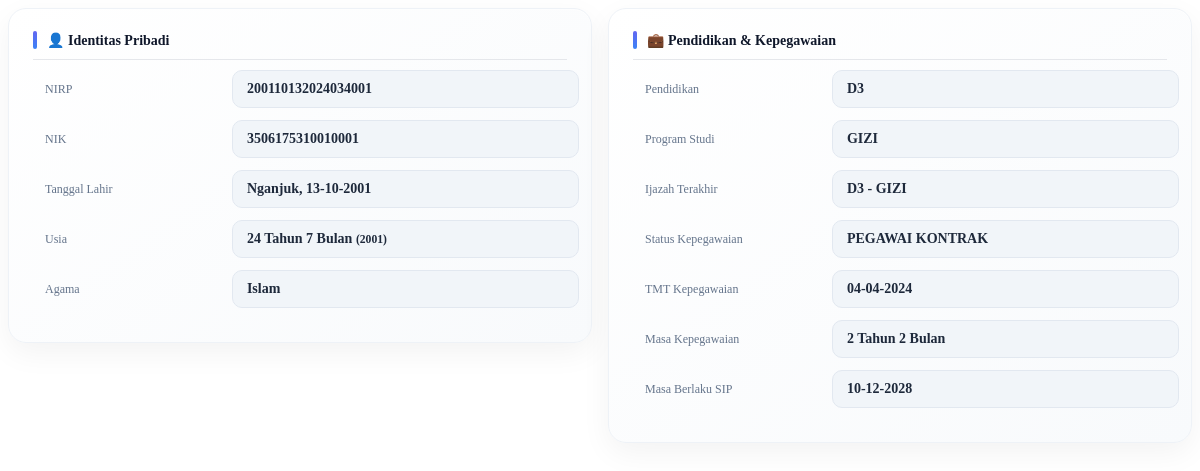
The page /pages/Kontrak/detailKontrak.php?id=21 on the database as committed earlier.
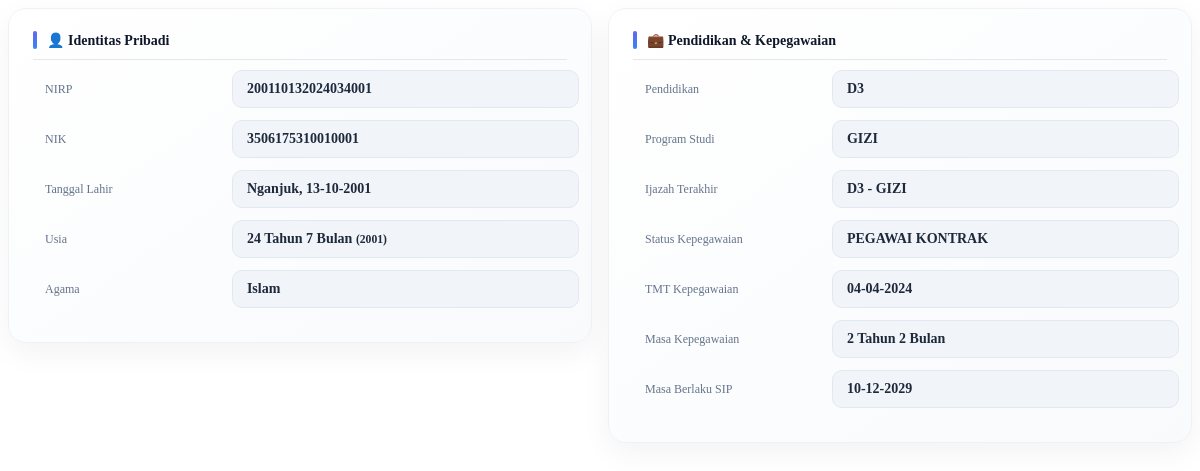
The same page on the database as committed later.
### tables this page shows
CREATE TABLE `pegawai_kontrak` (
  `id` int(11) NOT NULL,
  `nama` varchar(500) DEFAULT NULL,
  `nik` varchar(100) DEFAULT NULL,
  `nip` varchar(100) DEFAULT NULL,
  `tempat_lahir` varchar(200) DEFAULT NULL,
  `tanggal_lahir` date DEFAULT NULL,
  `jenis_kelamin` varchar(50) DEFAULT NULL,
  `agama` varchar(50) DEFAULT NULL,
  `alamat` text DEFAULT NULL,
  `nomor_hp` varchar(50) DEFAULT NULL,
  `email` varchar(200) DEFAULT NULL,
  `pendidikan` varchar(200) DEFAULT NULL,
  `program_studi` varchar(200) DEFAULT NULL,
  `ijazah_terakhir` varchar(200) DEFAULT NULL,
  `jabatan` varchar(200) DEFAULT NULL,
  `unit` varchar(200) DEFAULT NULL,
  `status_kepegawaian` varchar(100) DEFAULT NULL,
  `tmt_kepegawaian` date DEFAULT NULL,
  `tmt_masuk` date DEFAULT NULL,
  `status_pegawai` enum('AKTIF','NONAKTIF','RESIGN','PENSIUN') DEFAULT 'AKTIF',
  `tmt_status` date DEFAULT NULL,
  `masa_berlaku` date DEFAULT NULL
);

### pages/Kontrak/detailKontrak.php (the view, shortened to what this page needs)
<?php
require_once('../../config/db.php');
$id = intval($_GET['id']);
$data = $koneksi->query("SELECT * FROM pegawai_kontrak WHERE id=$id")->fetch_assoc();
$tgl_lahir = $data['tanggal_lahir'];
$lahir = new DateTime($tgl_lahir);
$today = new DateTime();
$diff = $today->diff($lahir);
$usia_tahun = $diff->y;
$usia_bulan = $diff->m;
$tahun_lahir = $lahir->format('Y');
if (!empty($data['tmt_kepegawaian']) && $data['tmt_kepegawaian'] != '0000-00-00') {
    $tmt_kepeg = new DateTime($data['tmt_kepegawaian']);
    $today = new DateTime();
    $diff_kepeg = $today->diff($tmt_kepeg);
    $kepeg_tahun = $diff_kepeg->y;
    $kepeg_bulan = $diff_kepeg->m;
} else {
    $kepeg_tahun = '-';
    $kepeg_bulan = '';
}
?>
<div class="detail-container">
    <div class="card-box">
        <div class="section-title">👤 Identitas Pribadi</div>
        <div class="item">
            <span class="label">NIRP</span>
            <span class="value"><?= $data['nip']; ?></span>
        </div>
        <div class="item">
            <span class="label">NIK</span>
            <span class="value"><?= $data['nik']; ?></span>
        </div>
        <div class="item">
            <span class="label">Tanggal Lahir</span>
            <span class="value">
                <?= $data['tempat_lahir']; ?>, <?= date('d-m-Y', strtotime($data['tanggal_lahir'])); ?>
            </span>
        </div>
        <div class="item">
            <span class="label">Usia</span>
            <span class="value">
                <?= $usia_tahun; ?> Tahun <?= $usia_bulan; ?> Bulan
                <small>(<?= $tahun_lahir; ?>)</small>
            </span>
        </div>
        <div class="item">
            <span class="label">Agama</span>
            <span class="value"><?= $data['agama']; ?></span>
        </div>
    </div>
    <div class="card-box">
        <div class="section-title">💼 Pendidikan & Kepegawaian</div>
        <div class="item">
            <span class="label">Pendidikan</span>
            <span class="value"><?= $data['pendidikan']; ?></span>
        </div>
        <div class="item">
            <span class="label">Program Studi</span>
            <span class="value"><?= $data['program_studi']; ?></span>
        </div>
        <div class="item">
            <span class="label">Ijazah Terakhir</span>
            <span class="value"><?= $data['ijazah_terakhir']; ?></span>
        </div>
        <div class="item">
            <span class="label">Status Kepegawaian</span>
            <span class="value"><?= $data['status_kepegawaian']; ?></span>
        </div>
        <div class="item">
            <span class="label">TMT Kepegawaian</span>
            <span class="value">
                <?= date('d-m-Y', strtotime($data['tmt_kepegawaian'])); ?>
            </span>
        </div>
        <div class="item">
            <span class="label">Masa Kepegawaian</span>
            <span class="value">
                <?= $kepeg_tahun; ?> Tahun <?= $kepeg_bulan; ?> Bulan
            </span>
        </div>
        <div class="item">
            <span class="label">Masa Berlaku SIP</span>
            <span class="value">
                <?=
                (!empty($data['masa_berlaku']) &&
                    $data['masa_berlaku'] != '0000-00-00')
                    ? date('d-m-Y', strtotime($data['masa_berlaku']))
                    : '-';
                ?>
            </span>
        </div>
    </div>
</div>

### pages/Kontrak/detailKontrak.php (style rules this page uses)
.detail-container { display: flex; gap: 16px; align-items: flex-start; }
.card-box { flex: 1; min-width: 0; overflow: hidden; transition: 0.2s; height: fit-content; background: linear-gradient(145deg, #ffffff, #f8fafc); border-radius: 18px; padding: 22px 24px; border: 1px solid #eef2f7; box-shadow: 0 10px 30px rgba(0, 0, 0, 0.05), inset 0 1px 0 rgba(255, 255, 255, 0.6); }
.section-title { display: flex; align-items: center; gap: 10px; font-size: 14px; font-weight: 700; color: #0f172a; margin-bottom: 10px; padding-bottom: 10px; border-bottom: 1px solid #e5e7eb; position: relative; }
.section-title::before { content: ""; width: 4px; height: 18px; border-radius: 6px; background: linear-gradient(180deg, #6366f1, #3b82f6); }
.item { display: grid; margin-bottom: 12px; gap: 12px; align-items: center; grid-template-columns: 35% 65%; }
.label { font-size: 12px; color: #64748b; font-weight: 500; line-height: 1.4; flex-shrink: 0; width: 120px; padding: 9px 12px; white-space: nowrap; }
.value { flex: 1; min-width: 0; font-size: 14px; font-weight: 600; color: #1e293b; padding: 10px 14px; border-radius: 10px; background: #f1f5f9; border: 1px solid #e2e8f0; word-break: normal; overflow-wrap: anywhere; }

Rows that differ between the two databases and show on the page:
changed pegawai_kontrak "Nganjuk": masa_berlaku "10-12-2028" → "10-12-2029"
